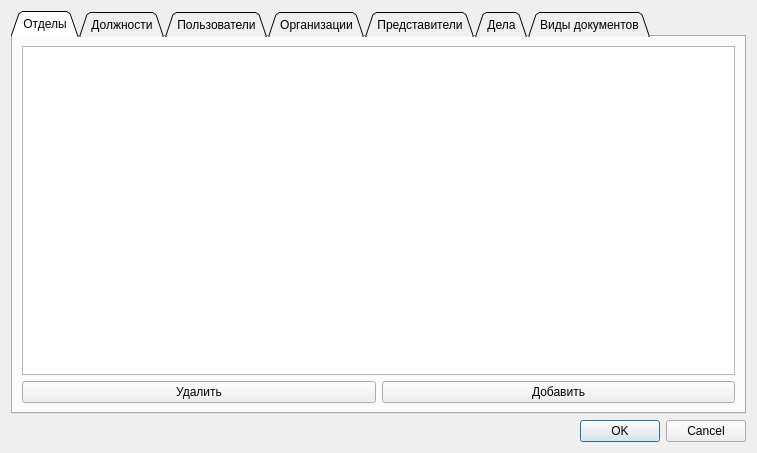
<?xml version="1.0" encoding="UTF-8"?>
<ui version="4.0">
 <class>Enchiridion</class>
 <widget class="QDialog" name="Enchiridion">
  <property name="geometry">
   <rect>
    <x>0</x>
    <y>0</y>
    <width>757</width>
    <height>453</height>
   </rect>
  </property>
  <property name="windowTitle">
   <string>Справочник</string>
  </property>
  <layout class="QGridLayout" name="gridLayout">
   <item row="0" column="0">
    <widget class="QTabWidget" name="tabWidget">
     <property name="tabShape">
      <enum>QTabWidget::Triangular</enum>
     </property>
     <property name="currentIndex">
      <number>0</number>
     </property>
     <widget class="QWidget" name="tab">
      <attribute name="title">
       <string>Отделы</string>
      </attribute>
      <layout class="QGridLayout" name="gridLayout_2">
       <item row="0" column="0" colspan="2">
        <widget class="QTableView" name="tableView">
         <property name="showGrid">
          <bool>true</bool>
         </property>
         <property name="gridStyle">
          <enum>Qt::SolidLine</enum>
         </property>
        </widget>
       </item>
       <item row="1" column="0">
        <widget class="QPushButton" name="pushButton">
         <property name="text">
          <string>Удалить</string>
         </property>
        </widget>
       </item>
       <item row="1" column="1">
        <widget class="QPushButton" name="pushButton_2">
         <property name="text">
          <string>Добавить</string>
         </property>
        </widget>
       </item>
      </layout>
     </widget>
     <widget class="QWidget" name="tab_2">
      <attribute name="title">
       <string>Должности</string>
      </attribute>
      <layout class="QGridLayout" name="gridLayout_3">
       <item row="0" column="0" colspan="2">
        <widget class="QTableView" name="tableView_2"/>
       </item>
       <item row="1" column="0">
        <widget class="QPushButton" name="pushButton_3">
         <property name="text">
          <string>Удалить</string>
         </property>
        </widget>
       </item>
       <item row="1" column="1">
        <widget class="QPushButton" name="pushButton_4">
         <property name="text">
          <string>Добавить</string>
         </property>
        </widget>
       </item>
      </layout>
     </widget>
     <widget class="QWidget" name="tab_3">
      <attribute name="title">
       <string>Пользователи</string>
      </attribute>
      <layout class="QGridLayout" name="gridLayout_4">
       <item row="0" column="0" colspan="2">
        <widget class="QTableView" name="tableView_3"/>
       </item>
       <item row="1" column="0">
        <widget class="QPushButton" name="pushButton_5">
         <property name="text">
          <string>Удалить</string>
         </property>
        </widget>
       </item>
       <item row="1" column="1">
        <widget class="QPushButton" name="pushButton_6">
         <property name="text">
          <string>Добавить</string>
         </property>
        </widget>
       </item>
      </layout>
     </widget>
     <widget class="QWidget" name="tab_4">
      <attribute name="title">
       <string>Организации</string>
      </attribute>
      <layout class="QGridLayout" name="gridLayout_5">
       <item row="0" column="0" colspan="2">
        <widget class="QTableView" name="tableView_4"/>
       </item>
       <item row="1" column="0">
        <widget class="QPushButton" name="pushButton_7">
         <property name="text">
          <string>Удалить</string>
         </property>
        </widget>
       </item>
       <item row="1" column="1">
        <widget class="QPushButton" name="pushButton_8">
         <property name="text">
          <string>Добавить</string>
         </property>
        </widget>
       </item>
      </layout>
     </widget>
     <widget class="QWidget" name="tab_5">
      <attribute name="title">
       <string>Представители</string>
      </attribute>
      <layout class="QGridLayout" name="gridLayout_6">
       <item row="0" column="0" colspan="2">
        <widget class="QTableView" name="tableView_5"/>
       </item>
       <item row="1" column="0">
        <widget class="QPushButton" name="pushButton_9">
         <property name="text">
          <string>Удалить</string>
         </property>
        </widget>
       </item>
       <item row="1" column="1">
        <widget class="QPushButton" name="pushButton_10">
         <property name="text">
          <string>Добавить</string>
         </property>
        </widget>
       </item>
      </layout>
     </widget>
     <widget class="QWidget" name="tab_6">
      <attribute name="title">
       <string>Дела</string>
      </attribute>
      <layout class="QGridLayout" name="gridLayout_7">
       <item row="0" column="0" colspan="2">
        <widget class="QTableView" name="tableView_6"/>
       </item>
       <item row="1" column="0">
        <widget class="QPushButton" name="pushButton_11">
         <property name="text">
          <string>Удалить</string>
         </property>
        </widget>
       </item>
       <item row="1" column="1">
        <widget class="QPushButton" name="pushButton_12">
         <property name="text">
          <string>Добавить</string>
         </property>
        </widget>
       </item>
      </layout>
     </widget>
     <widget class="QWidget" name="tab_7">
      <attribute name="title">
       <string>Виды документов</string>
      </attribute>
      <layout class="QGridLayout" name="gridLayout_8">
       <item row="0" column="0" colspan="2">
        <widget class="QTableView" name="tableView_7"/>
       </item>
       <item row="1" column="0">
        <widget class="QPushButton" name="pushButton_13">
         <property name="text">
          <string>Удалить</string>
         </property>
        </widget>
       </item>
       <item row="1" column="1">
        <widget class="QPushButton" name="pushButton_14">
         <property name="text">
          <string>Добавить</string>
         </property>
        </widget>
       </item>
      </layout>
     </widget>
    </widget>
   </item>
   <item row="1" column="0">
    <widget class="QDialogButtonBox" name="buttonBox">
     <property name="orientation">
      <enum>Qt::Horizontal</enum>
     </property>
     <property name="standardButtons">
      <set>QDialogButtonBox::Cancel|QDialogButtonBox::Ok</set>
     </property>
    </widget>
   </item>
  </layout>
 </widget>
 <resources/>
 <connections>
  <connection>
   <sender>buttonBox</sender>
   <signal>accepted()</signal>
   <receiver>Enchiridion</receiver>
   <slot>accept()</slot>
   <hints>
    <hint type="sourcelabel">
     <x>248</x>
     <y>254</y>
    </hint>
    <hint type="destinationlabel">
     <x>157</x>
     <y>274</y>
    </hint>
   </hints>
  </connection>
  <connection>
   <sender>buttonBox</sender>
   <signal>rejected()</signal>
   <receiver>Enchiridion</receiver>
   <slot>reject()</slot>
   <hints>
    <hint type="sourcelabel">
     <x>316</x>
     <y>260</y>
    </hint>
    <hint type="destinationlabel">
     <x>286</x>
     <y>274</y>
    </hint>
   </hints>
  </connection>
 </connections>
</ui>
